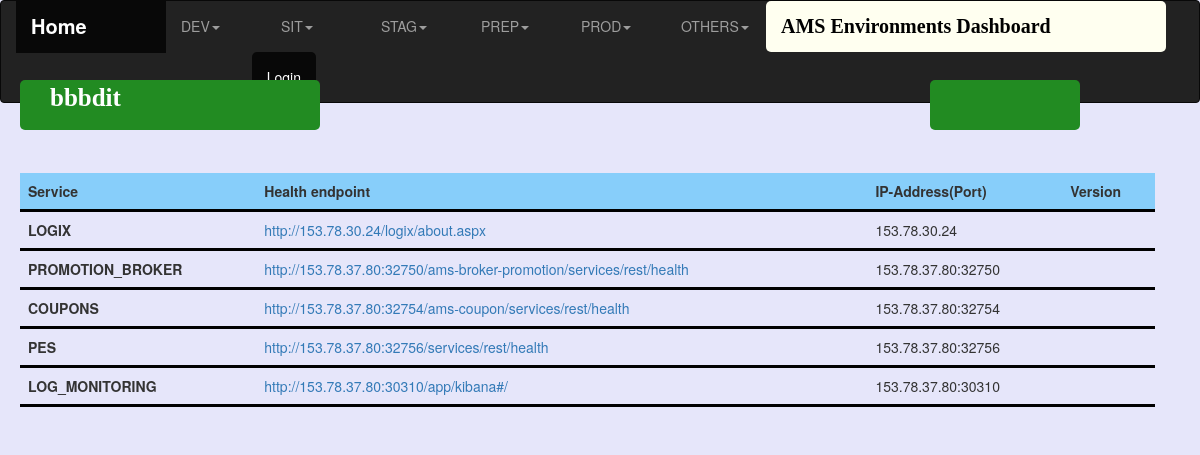
/environments/bbbdit/, run on the app's committed database.
### environment_dashboard/models.py (models this page shows, shortened)
class Environments(models.Model):
    class EnvironmentType(models.TextChoices):
        DEVELOPMENT ='DEV'
        SIT = 'SIT'
        STAGING ='STAG'
        PREPRODUCTION ='PREP'
        PRODUCTION = 'PROD'
        OTHERS = 'OTHERS'
    environment_name = models.CharField(max_length=50,null=False,primary_key=True)
    environment_type = models.CharField(max_length=10,choices=EnvironmentType.choices,blank=True)
    deployed_artifact_version = models.CharField(max_length=20,blank=True)

class Services(models.Model):
    class ServiceName(models.TextChoices):
        Logix = 'LOGIX'
        EPM = 'EPM'
        OCD = 'OCD'
        Messaging = 'MESSAGING'
        PromotinBroker = "PROMOTION_BROKER"
        CustomerBroker = "CUSTOMER_BROKER"
        PduWrapper = "PDU_WRAPPER"
        NR1Adapter = "NR1_ADAPTER"
        Coupons = "COUPONS"
        Loyalty = "LOYALTY"
        Rewards = "REWARDS"
        PES = "PES"
        IOSever = "IO_SERVER"
        PDU ="PDU"
        SecurityService = "SECURITY_SERVICE"
        LogMonitoring = "LOG_MONITORING"
        Preferences = "CONSUMER_PREFERENCES"
        Health = "HEALTH_SERVICE"
    environment = models.ForeignKey(Environments, on_delete=models.CASCADE)
    service_name = models.CharField(max_length=30,choices=ServiceName.choices)
    ip_address = models.CharField(max_length=20,null=True,blank=True)
    health_endpoint = models.CharField(max_length=200,blank=True)
    service_version = models.CharField(max_length=20,blank=True)
    class Meta:
        unique_together = ('environment', 'service_name')

### environment_dashboard/views.py (the view)
# urls.py: path('<environment_name>/', views.detail, name='detail'),
def detail(request,environment_name):
    environment = Environments.objects.get(pk=environment_name)
    environments_list = Environments.objects.all()
    environment_types_list=Environments.EnvironmentType.values
    context = {'environment':environment,'environments_list':environments_list,'environment_types_list':environment_types_list}
    return render(request,"detail.html",context)

### environment_dashboard/templates/detail.html (shortened to what this page needs)
<!DOCTYPE html>
<html lang="en">
<head>
    <link rel="stylesheet" href="https://maxcdn.bootstrapcdn.com/bootstrap/3.4.1/css/bootstrap.min.css">
</head>
<body style="background-color:#E6E6FA">
    <nav class="navbar navbar-inverse">
      <div class="container-fluid">
        <ul class="nav navbar-nav">
          <li class="active"  style="border-color:green;width:150px;"><a href="/versions"><span style="font-weight: bold;font-size: 20px;">Home</span></a></li>
           {% for env_type in environment_types_list %}
              <li class="dropdown"><a class="dropdown-toggle" data-toggle="dropdown" href="#" style="width:100px">{{ env_type }}<span class="caret"></span></a>
              </li>
            {% endfor%}
            <li class="active"><a href="#" style="width:400px;float:right;background-color:#FFFFF0;border-radius:5px"><span style="color:black;font-family:Georgia, serif;font-weight: bold;font-size: 20px;">AMS Environments Dashboard</span></a></li>
            <li class="active"  style="width:150px;"><a href="/admin" style="float:right;background-color:;border-radius:5px;">Login</a></li>
        </ul>
      </div>
    </nav>
    <div class="container" style="padding-left:20px;padding-top:50px;float:left">
        <div style="float:left;position:fixed;top:10%;">
            <label style="background-color:#228B22;width:300px;height:50px;border-radius:5px;"><span style="color:white;font-family:Georgia, serif;font-weight: bold;padding:10%;font-size: 25px;">{{ environment.environment_name }}</span></label>
        </div>
        <div style="float:right;position:fixed;top:10%;right:10%;">
            <label style="background-color:#228B22;width:150px;height:50px;border-radius:5px;"><span style="color:white;font-family:Georgia, serif;font-weight: bold;padding:10%;font-size: 25px;">{{ environment.deployed_artifact_version }}</span></label>
        </div>
            <table class="table table-sm table-dark table-hover" style="">
            <thead style="background-color:#87CEFA;">
              <tr>
                  <th scope="col" style="border-bottom: 3px solid black;">Service</th>
                  <th scope="col" style="border-bottom: 3px solid black;">Health endpoint</th>
                  <th scope="col" style="border-bottom: 3px solid black;">IP-Address(Port)</th>
                  <th scope="col" style="border-bottom: 3px solid black;">Version</th>
              </tr>
            </thead>
            <tbody>
              {% for service in environment.services_set.all %}
              <tr>
                <th scope="row" style="border-bottom: 3px solid black;">{{ service.service_name }}</th>
                  <td style="border-bottom: 3px solid black;"><a href="{{ service.health_endpoint }}">{{ service.health_endpoint }}</a></td>
                  <td style="border-bottom: 3px solid black;">{{ service.ip_address }}</td>
                  <td style="border-bottom: 3px solid black;">{{ service.service_version }}</td>
              </tr>
              {% endfor %}
            </tbody>
          </table>
    </div>
</body>
</html>

### environment_dashboard/templates/detail.html (style rules this page uses)
table { border-collapse: collapse; width: 100%; }
th, td { padding: 8px; text-align: left; border-bottom: 1px solid #ddd; }

### data on the page
Environments: environment_name "bbbdit"
Services: service_name "LOGIX", health_endpoint "http://153.78.30.24/logix/about.aspx", ip_address "153.78.30.24"
Services: service_name "PROMOTION_BROKER", health_endpoint "http://153.78.37.80:32750/ams-broker-promotion/services/rest/health", ip_address "153.78.37.80:32750"
Services: service_name "COUPONS", health_endpoint "http://153.78.37.80:32754/ams-coupon/services/rest/health", ip_address "153.78.37.80:32754"
Services: service_name "PES", health_endpoint "http://153.78.37.80:32756/services/rest/health", ip_address "153.78.37.80:32756"
Services: service_name "LOG_MONITORING", health_endpoint "http://153.78.37.80:30310/app/kibana#/", ip_address "153.78.37.80:30310"

### other printed values
{{ env_type }} "DEV" "SIT" "STAG" "PREP" "PROD" "OTHERS"
